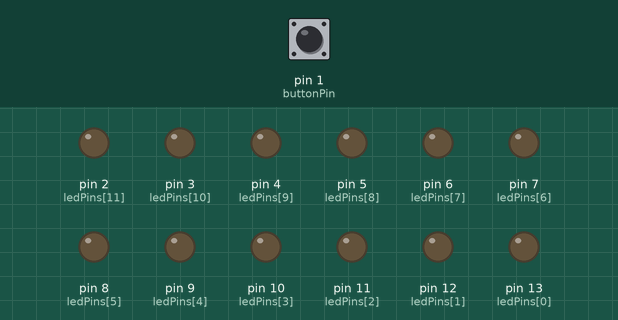
Recording of a sketch running on a simulated Arduino Uno, built with avr-gcc and run on an emulated ATmega328P. Shown: output pins drawn as LEDs (lit = HIGH). The inputs (shaded band) are chosen by the test bench; at power-on: pin 1 (buttonPin) HIGH.

Above: at 1.2 s.
1.3 s: pin 1 (buttonPin) pulled LOW for 0.15 s
At 2.7 s:
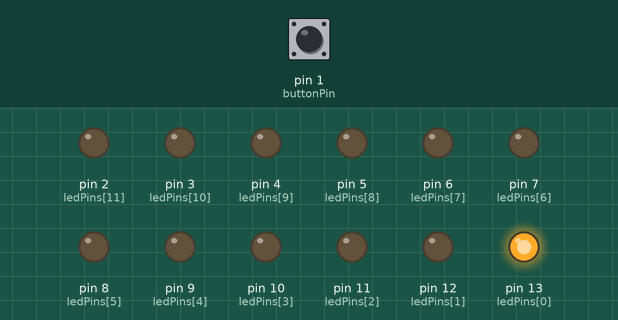
3.0 s: pin 1 (buttonPin) pulled LOW for 1 s
At 4.2 s:
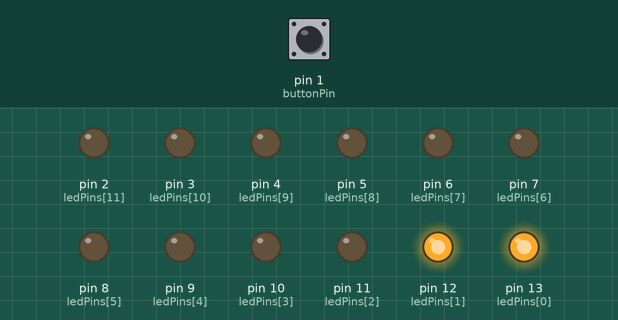
5.5 s: pin 1 (buttonPin) pulled LOW for 0.15 s
At 6.1 s:
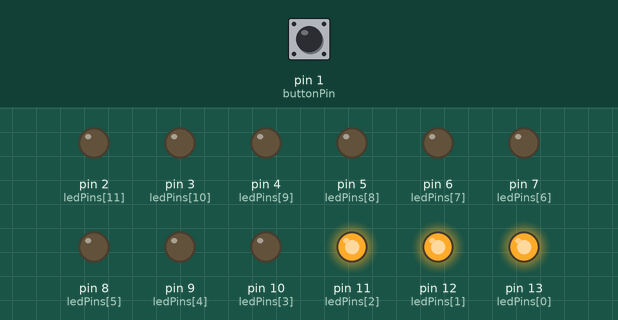
7.2 s: pin 1 (buttonPin) pulled LOW for 3.2 s
At 8.6 s:
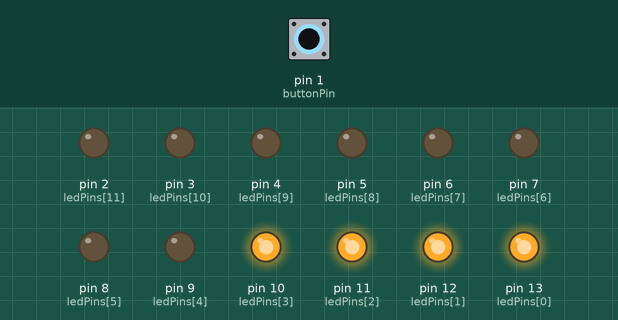
11.9 s: pin 1 (buttonPin) pulled LOW for 0.15 s
At 13.3 s:
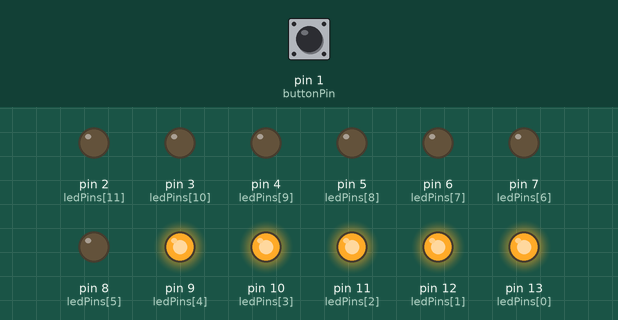
13.6 s: pin 1 (buttonPin) pulled LOW for 1 s
At 14.6 s:
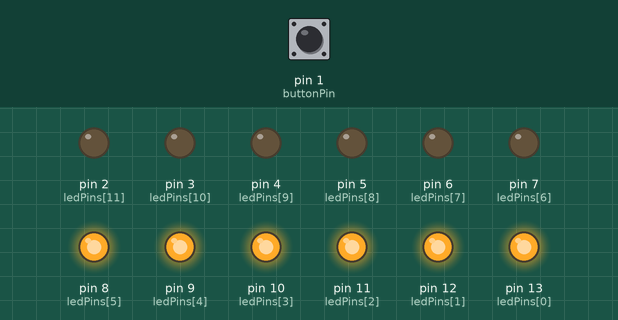
Timing chart, 0 to 16.6 s (numbered marks = the images above; inputs shaded):
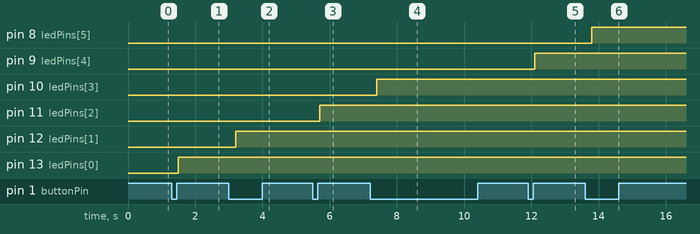

The sketch:

Bai1.ino
```cpp
// Khai báo các chân LED
const int ledPins[] = {13, 12, 11, 10, 9, 8, 7, 6, 5, 4, 3, 2};
const int numLEDs = 12; // Có 12 đèn LED
const int buttonPin = 1; // Chân của nút bấm là chân số 1
int buttonState = 0; // Trạng thái của nút bấm
int ledCount = 0; // Số đèn đang sáng

void setup() {
  // Thiết lập các chân LED là đầu ra
  for (int i = 0; i < numLEDs; i++) {
    pinMode(ledPins[i], OUTPUT);
  }

  // Thiết lập chân nút bấm là đầu vào với điện trở kéo lên
  pinMode(buttonPin, INPUT_PULLUP);
}

void loop() {
  // Đọc trạng thái của nút bấm
  buttonState = digitalRead(buttonPin);

  // Khi nhấn nút (mức LOW do điện trở kéo lên)
  if (buttonState == LOW) {
    delay(200); // Chống dội nút
    ledCount++; // Tăng số lượng đèn sáng

    // Nếu đạt đến 12 đèn, quay lại 1 đèn
    if (ledCount > numLEDs) {
      ledCount = 1;
    }

    // Tắt tất cả các đèn
    for (int i = 0; i < numLEDs; i++) {
      digitalWrite(ledPins[i], LOW);
    }

    // Bật số lượng đèn tương ứng với ledCount
    for (int i = 0; i < ledCount; i++) {
      digitalWrite(ledPins[i], HIGH);
    }

    // Đợi một thời gian để tránh xử lý lặp lại khi giữ nút
    while (digitalRead(buttonPin) == LOW);
  }
}
```

Measured:
- after the input at 1.3 s, pin 13 (ledPins[0]): LOW → HIGH after 0.20 s
- after the input at 3.0 s, pin 12 (ledPins[1]): LOW → HIGH after 0.20 s
- after the input at 5.5 s, pin 11 (ledPins[2]): LOW → HIGH after 0.20 s
- after the input at 7.2 s, pin 10 (ledPins[3]): LOW → HIGH after 0.20 s
- after the input at 11.9 s, pin 9 (ledPins[4]): LOW → HIGH after 0.20 s
- after the input at 13.6 s, pin 8 (ledPins[5]): LOW → HIGH after 0.20 s
